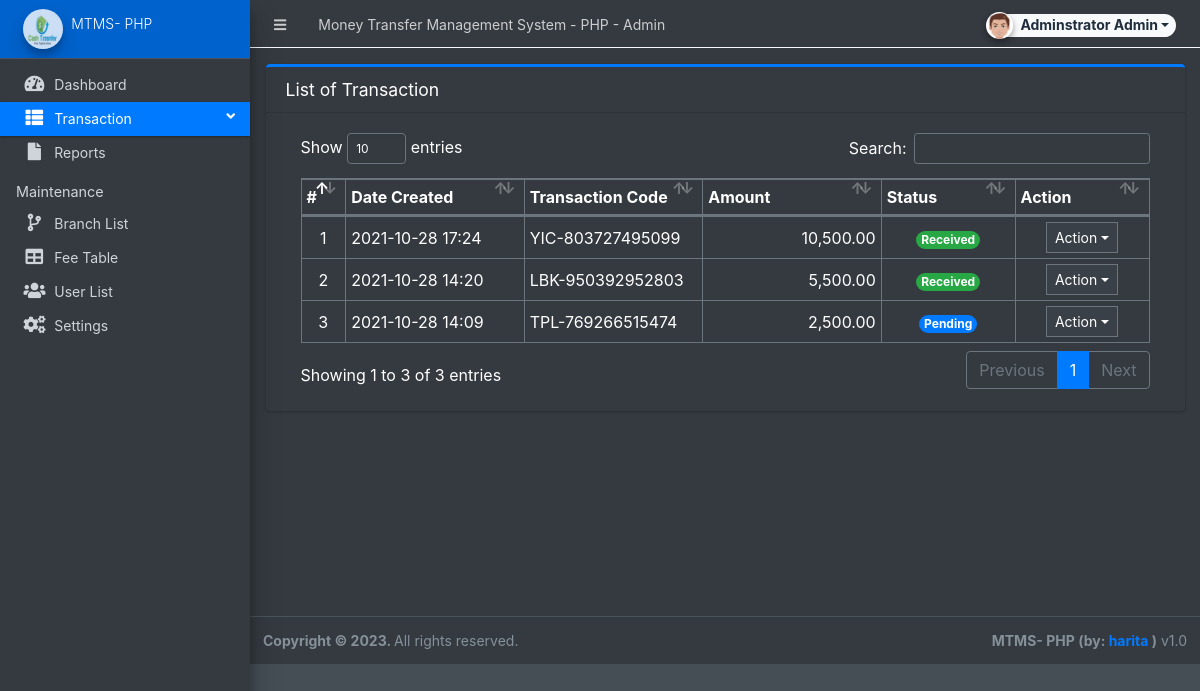
Screenshot of /admin/?page=transaction (signed in) with the database file from the repository.
### tables this page shows
CREATE TABLE `transaction_list` (
  `id` int(30) NOT NULL,
  `tracking_code` varchar(50) NOT NULL,
  `branch_id` int(30) DEFAULT NULL,
  `sending_amount` float NOT NULL DEFAULT 0,
  `fee` float NOT NULL DEFAULT 0,
  `purpose` text DEFAULT NULL,
  `user_id` int(30) DEFAULT NULL,
  `status` tinyint(1) NOT NULL DEFAULT 0,
  `date_created` datetime NOT NULL DEFAULT current_timestamp(),
  `date_updated` datetime DEFAULT NULL ON UPDATE current_timestamp()
);

### config.php (called while the page is built, shortened)
<?php
require_once('classes/DBConnection.php');
require_once('classes/SystemSettings.php');
function validate_image($file){
	if(!empty($file)){
        $ex = explode('?',$file);
        $file = $ex[0];
        $param =  isset($ex[1]) ? '?'.$ex[1]  : '';
		if(is_file(base_app.$file)){
			return base_url.$file.$param;
		}else{
			return base_url.'dist/img/no-image-available.png';
		}
	}else{
		return base_url.'dist/img/no-image-available.png';
	}
}
function isMobileDevice(){
    $aMobileUA = array(
        '/iphone/i' => 'iPhone',
        '/ipod/i' => 'iPod',
        '/ipad/i' => 'iPad',
        '/android/i' => 'Android',
        '/blackberry/i' => 'BlackBerry',
        '/webos/i' => 'Mobile'
    );
    return false;
}
?>

### classes/DBConnection.php (called while the page is built, shortened)
<?php
class DBConnection{
    private $host = DB_SERVER;
    private $username = DB_USERNAME;
    private $password = DB_PASSWORD;
    private $database = DB_NAME;
    public $conn;
    public function __construct(){
        if (!isset($this->conn)) {
            $this->conn = new mysqli($this->host, $this->username, $this->password, $this->database);
        }
    }
}
?>

### classes/SystemSettings.php (called while the page is built, shortened)
<?php
class SystemSettings extends DBConnection{
	function userdata($field = ''){
		if(!empty($field)){
			if(isset($_SESSION['userdata'][$field]))
				return $_SESSION['userdata'][$field];
			else
				return null;
		}else{
			return false;
		}
	}
	function info($field=''){
		if(!empty($field)){
			if(isset($_SESSION['system_info'][$field]))
				return $_SESSION['system_info'][$field];
			else
				return false;
		}else{
			return false;
		}
	}
}
$_settings = new SystemSettings();
?>

### admin/transaction/index.php (the view, shortened to what this page needs)
<div class="card card-outline card-primary">
	<div class="card-header">
		<h3 class="card-title">List of Transaction</h3>
	</div>
	<div class="card-body">
		<div class="container-fluid">
        <div class="container-fluid">
			<table class="table table-bordered table-stripped">
				<colgroup>
					<col width="5%">
					<col width="20%">
					<col width="20%">
					<col width="20%">
					<col width="15%">
					<col width="15%">
				</colgroup>
				<thead>
					<tr>
						<th>#</th>
						<th>Date Created</th>
						<th>Transaction Code</th>
						<th>Amount</th>
						<th>Status</th>
						<th>Action</th>
					</tr>
				</thead>
				<tbody>
					<?php
					$i = 1;
					$uwhere ="";
					$qry = $conn->query("SELECT * from `transaction_list` {$uwhere} order by unix_timestamp(`date_created`) desc ");
					while($row = $qry->fetch_assoc()):
					?>
						<tr>
							<td class="text-center"><?php echo $i++; ?></td>
							<td><?php echo date("Y-m-d H:i",strtotime($row['date_created'])) ?></td>
							<td><?php echo $row['tracking_code'] ?></td>
							<td class="text-right"><?php echo number_format($row['sending_amount'],2) ?></td>
							<td class="text-center">
                                <?php if($row['status'] == 0): ?>
                                    <span class="badge badge-primary rounded-pill">Pending</span>
								<?php elseif($row['status'] == 1): ?>
                                    <span class="badge badge-success rounded-pill">Received</span>
                                <?php endif; ?>
                            </td>
							<td align="center">
								 <button type="button" class="btn btn-flat btn-default btn-sm dropdown-toggle dropdown-icon" data-toggle="dropdown">
				                  		Action
				                  </button>
							</td>
						</tr>
					<?php endwhile; ?>
				</tbody>
			</table>
		</div>
		</div>
	</div>
</div>

### admin/index.php (shortened to what this page needs)
<?php require_once('../config.php'); ?>
 <!DOCTYPE html>
<html lang="en" class="" style="height: auto;">
<?php require_once('inc/header.php') ?>
  <body class="sidebar-mini layout-fixed control-sidebar-slide-open layout-navbar-fixed dark-mode sidebar-mini-md sidebar-mini-xs" data-new-gr-c-s-check-loaded="14.991.0" data-gr-ext-installed="" style="height: auto;">
    <div class="wrapper">
     <?php require_once('inc/topBarNav.php') ?>
     <?php require_once('inc/navigation.php') ?>
     <?php $page = isset($_GET['page']) ? $_GET['page'] : 'home';  ?>
      <div class="content-wrapper bg-dark pt-3" style="min-height: 567.854px;">
        <section class="content  text-dark">
          <div class="container-fluid">
            <?php
              if(!file_exists($page.".php") && !is_dir($page)){
                  include '404.html';
              }else{
                if(is_dir($page))
                  include $page.'/index.php';
                else
                  include $page.'.php';
              }
            ?>
          </div>
        </section>
      </div>
      <?php require_once('inc/footer.php') ?>
  </body>
</html>

### admin/inc/header.php (shortened to what this page needs)
<head>
    <link rel="stylesheet" href="<?php echo base_url ?>plugins/fontawesome-free/css/all.min.css">
    <link rel="stylesheet" href="<?php echo base_url ?>plugins/tempusdominus-bootstrap-4/css/tempusdominus-bootstrap-4.min.css">
  <link rel="stylesheet" href="<?php echo base_url ?>plugins/datatables-bs4/css/dataTables.bootstrap4.min.css">
  <link rel="stylesheet" href="<?php echo base_url ?>plugins/datatables-responsive/css/responsive.bootstrap4.min.css">
  <link rel="stylesheet" href="<?php echo base_url ?>plugins/datatables-buttons/css/buttons.bootstrap4.min.css">
  <link rel="stylesheet" href="<?php echo base_url ?>plugins/select2/css/select2.min.css">
  <link rel="stylesheet" href="<?php echo base_url ?>plugins/select2-bootstrap4-theme/select2-bootstrap4.min.css">
    <link rel="stylesheet" href="<?php echo base_url ?>plugins/icheck-bootstrap/icheck-bootstrap.min.css">
    <link rel="stylesheet" href="<?php echo base_url ?>plugins/jqvmap/jqvmap.min.css">
    <link rel="stylesheet" href="<?php echo base_url ?>dist/css/adminlte.css">
    <link rel="stylesheet" href="<?php echo base_url ?>dist/css/custom.css">
    <link rel="stylesheet" href="<?php echo base_url ?>plugins/overlayScrollbars/css/OverlayScrollbars.min.css">
    <link rel="stylesheet" href="<?php echo base_url ?>plugins/daterangepicker/daterangepicker.css">
    <link rel="stylesheet" href="<?php echo base_url ?>plugins/summernote/summernote-bs4.min.css">
  <link rel="stylesheet" href="<?php echo base_url ?>plugins/sweetalert2-theme-bootstrap-4/bootstrap-4.min.css">
  </head>

### admin/inc/topBarNav.php (shortened to what this page needs)
<nav class="main-header navbar navbar-expand navbar-dark border border-light border-top-0  border-left-0 border-right-0 navbar-light text-sm">
  <ul class="navbar-nav">
    <li class="nav-item">
    <a class="nav-link" data-widget="pushmenu" href="#" role="button"><i class="fas fa-bars"></i></a>
    </li>
    <li class="nav-item d-none d-sm-inline-block">
      <a href="<?php echo base_url ?>" class="nav-link"><?php echo (!isMobileDevice()) ? $_settings->info('name'):$_settings->info('short_name'); ?> - Admin</a>
    </li>
  </ul>
  <ul class="navbar-nav ml-auto">
    <li class="nav-item">
      <div class="btn-group nav-link">
            <button type="button" class="btn btn-rounded badge badge-light dropdown-toggle dropdown-icon" data-toggle="dropdown">
              <span><img src="<?php echo validate_image($_settings->userdata('avatar')) ?>" class="img-circle elevation-2 user-img" alt="User Image"></span>
              <span class="ml-3"><?php echo ucwords($_settings->userdata('firstname').' '.$_settings->userdata('lastname')) ?></span>
            </button>
        </div>
    </li>
  </ul>
</nav>

### admin/inc/navigation.php (shortened to what this page needs)
<aside class="main-sidebar sidebar-dark-primary elevation-4 sidebar-no-expand">
  <a href="<?php echo base_url ?>admin" class="brand-link bg-primary text-sm">
  <img src="<?php echo validate_image($_settings->info('logo'))?>" alt="Store Logo" class="brand-image img-circle elevation-3" style="opacity: .8;width: 2.5rem;height: 2.5rem;max-height: unset">
  <span class="brand-text font-weight-light"><?php echo $_settings->info('short_name') ?></span>
  </a>
  <div class="sidebar os-host os-theme-light os-host-overflow os-host-overflow-y os-host-resize-disabled os-host-transition os-host-scrollbar-horizontal-hidden">
    <div class="os-content-glue" style="margin: 0px -8px; width: 249px; height: 646px;"></div>
    <div class="os-padding">
      <div class="os-viewport os-viewport-native-scrollbars-invisible" style="overflow-y: scroll;">
        <div class="os-content" style="padding: 0px 8px; height: 100%; width: 100%;">
          <nav class="mt-4">
             <ul class="nav nav-pills nav-sidebar flex-column text-sm nav-compact nav-flat nav-child-indent nav-collapse-hide-child" data-widget="treeview" role="menu" data-accordion="false">
              <li class="nav-item dropdown">
                <a href="./" class="nav-link nav-home">
                  <i class="nav-icon fas fa-tachometer-alt"></i>
                  <p>
                    Dashboard
                  </p>
                </a>
              </li>
              <li class="nav-item">
                <a href="#" class="nav-link nav-is-tree nav-transaction nav-transaction_send nav-transaction_receive">
                  <i class="nav-icon fas fa-th-list"></i>
                  <p>
                    Transaction
                    <i class="fas fa-angle-left right"></i>
                  </p>
                </a>
              </li>
              <li class="nav-item dropdown">
                <a href="<?php echo base_url ?>admin/?page=reports" class="nav-link nav-reports">
                  <i class="nav-icon fas fa-file"></i>
                  <p>
                    Reports
                  </p>
                </a>
              </li>
              <?php if($_settings->userdata('type') == 1): ?>
              <li class="nav-header">Maintenance</li>
              <li class="nav-item dropdown">
                <a href="<?php echo base_url ?>admin/?page=maintenance/branch" class="nav-link nav-maintenance_branch">
                  <i class="nav-icon fas fa-code-branch"></i>
                  <p>
                    Branch List
                  </p>
                </a>
              </li>
              <li class="nav-item dropdown">
                <a href="<?php echo base_url ?>admin/?page=maintenance/fee" class="nav-link nav-maintenance_fee">
                  <i class="nav-icon fas fa-table"></i>
                  <p>
                    Fee Table
                  </p>
                </a>
              </li>
              <li class="nav-item dropdown">
                <a href="<?php echo base_url ?>admin/?page=user/list" class="nav-link nav-user_list">
                  <i class="nav-icon fas fa-users"></i>
                  <p>
                    User List
                  </p>
                </a>
              </li>
              <li class="nav-item dropdown">
                <a href="<?php echo base_url ?>admin/?page=system_info" class="nav-link nav-system_info">
                  <i class="nav-icon fas fa-cogs"></i>
                  <p>
                    Settings
                  </p>
                </a>
              </li>
              <?php endif; ?>
            </ul>
          </nav>
        </div>
      </div>
    </div>
  </div>
</aside>

### admin/inc/footer.php (shortened to what this page needs)
<footer class="main-footer text-sm">
<strong>Copyright © <?php echo date('Y') ?>.
        </strong>
        All rights reserved.
        <div class="float-right d-none d-sm-inline-block">
          <b><?php echo $_settings->info('short_name') ?> (by: <a href="mailto:hg288@njit.edu" target="blank">harita</a> )</b> v1.0
        </div>
      </footer>
    </div>

### admin/inc/topBarNav.php (style rules this page uses)
.user-img { position: absolute; height: 27px; width: 27px; object-fit: cover; left: -7%; top: -12%; }
.btn-rounded { border-radius: 50px; }

### rows the page displays
transaction_list: date_created "2021-10-28 17:24", tracking_code "YIC-803727495099", sending_amount "10,500.00", status "Received"
transaction_list: date_created "2021-10-28 14:20", tracking_code "LBK-950392952803", sending_amount "5,500.00", status "Received"
transaction_list: date_created "2021-10-28 14:09", tracking_code "TPL-769266515474", sending_amount "2,500.00", status "Pending"

### other values shown
$_settings->info('name') "Money Transfer Management System - PHP"
$_settings->userdata('firstname').' '.$_settings->userdata('lastname') "Adminstrator Admin"
$_settings->info('short_name') "MTMS- PHP"
